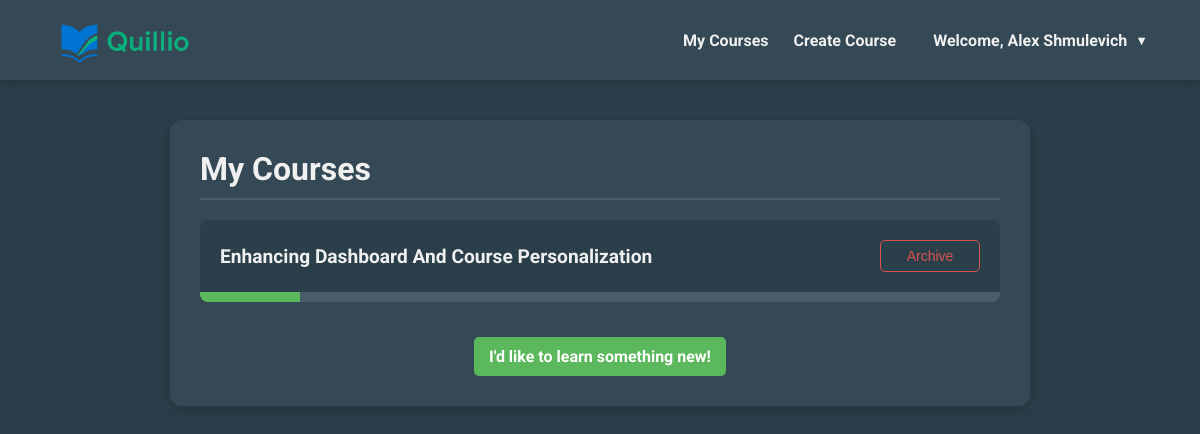
The page /course_dashboard (signed in) on the database as committed earlier.
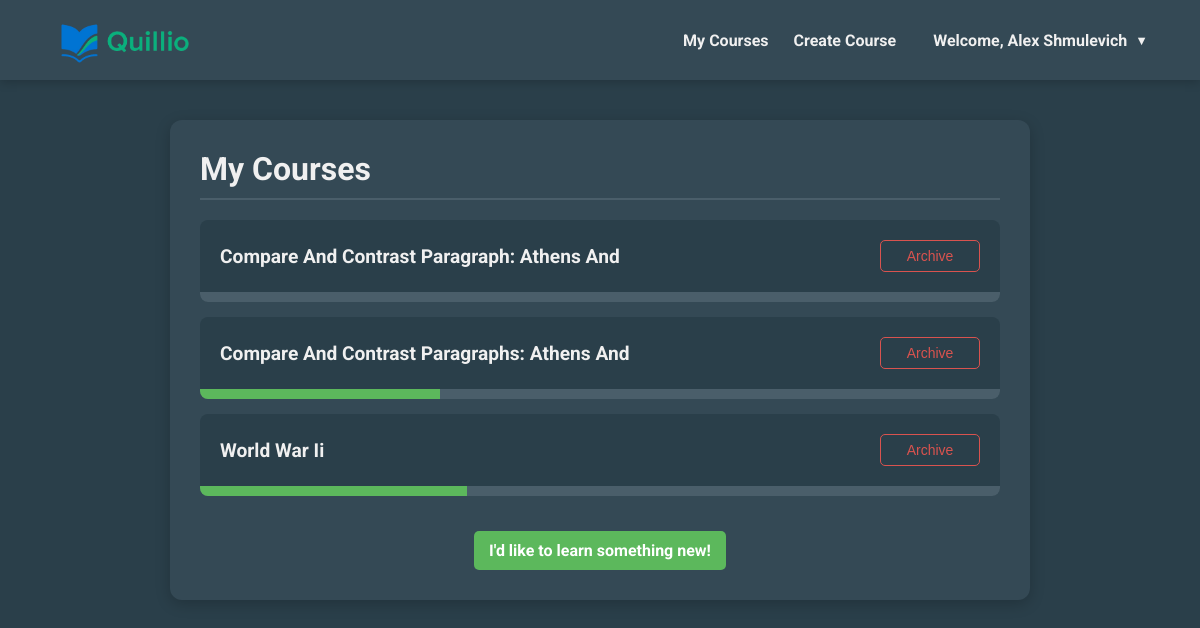
The same page on the database as committed later.
### app/models.py (models this page shows, shortened)
class User(UserMixin, db.Model):
    __tablename__ = 'users'
    id = db.Column(GUID(), primary_key=True, default=uuid.uuid4)
    email = db.Column(db.String(120), unique=True, nullable=False)
    password_hash = db.Column(db.String(256), nullable=False)
    full_name = db.Column(db.String(120), nullable=True)
    preferred_lesson_length = db.Column(db.Integer, nullable=False, default=15)
    language = db.Column(db.String(10), nullable=False, default='english')
    age = db.Column(db.Integer, nullable=True)
    bio = db.Column(db.Text, nullable=True)
    tokens_used = db.Column(db.Integer, nullable=False, default=0)
    is_verified = db.Column(db.Boolean, nullable=False, default=False)
    verification_token = db.Column(db.String(100), nullable=True)
    token_expires_at = db.Column(db.DateTime, nullable=True)
    reset_token = db.Column(db.String(100), unique=True, nullable=True)
    reset_token_expires = db.Column(db.DateTime, nullable=True)
    is_quillio_admin = db.Column(db.Boolean, nullable=False, default=False)
    @property
    def is_admin(self):
        return self.is_quillio_admin

class Course(db.Model):
    __tablename__ = 'courses'
    id = db.Column(GUID(), primary_key=True, default=uuid.uuid4)
    user_id = db.Column(GUID(), db.ForeignKey('users.id'), nullable=False)
    course_title = db.Column(db.String(200), nullable=False)
    course_data = db.Column(get_json_type(), nullable=False)
    status = db.Column(db.String(50), nullable=False, default='active')
    completed_lessons = db.Column(db.Integer, nullable=False, default=0)
    user = db.relationship('User', backref=db.backref('courses', lazy=True, cascade='all, delete-orphan'))

### app/routes/course_routes.py (the view)
@course_bp.route('/course_dashboard')
@login_required
def course_dashboard():
    active_courses = Course.query.filter_by(user_id=current_user.id, status='active').order_by(Course.id.desc()).all()
    return render_template('course_dashboard.html', courses=active_courses)

### app/configuration.py (called while the page is built)
@app.context_processor
def inject_csrf_token():
    return dict(csrf_token=generate_csrf())

@app.context_processor
def inject_utility_functions():
    return dict(math=math, shorten_title=shorten_title)

### app/db_utils.py (called while the page is built)
    def process_result_value(self, value, dialect):
        if value is not None:
            value = json.loads(value)
        return value

### app/models.py (called while the page is built)
@login_manager.user_loader
def load_user(user_id):
    return User.query.get(user_id)

    def process_bind_param(self, value, dialect):
        if value is None:
            return None
        if isinstance(value, str):
            try:
                if len(value) == 32 and all(c in '0123456789abcdef' for c in value.lower()):
                    value = uuid.UUID(hex=value)
                else:
                    value = uuid.UUID(value)
            except (ValueError, AttributeError):
                return value
        if isinstance(value, uuid.UUID):
            if dialect.name == 'postgresql':
                return str(value)
            return "%.32x" % value.int
        return value

    def process_result_value(self, value, dialect):
        if value is None:
            return value
        if isinstance(value, uuid.UUID):
            return value
        if isinstance(value, str) and len(value) == 32 and all(c in '0123456789abcdef' for c in value.lower()):
            return uuid.UUID(hex=value)
        try:
            return uuid.UUID(str(value))
        except (ValueError, AttributeError, TypeError):
            return value

### templates/course_dashboard.html (shortened to what this page needs)
{% extends "base.html" %}
{% block content %}
{% set lang = current_user.language %}
<div class="container">
    <div class="header">
        <h1>{% if lang == 'russian' %}Мои курсы{% else %}My Courses{% endif %}</h1>
    </div>
    {% if courses %}
        <ul class="course-list">
            {% for course in courses %}
                {% set total_lessons = course.course_data.units | map(attribute='lessons') | sum(start=[]) | length %}
                {% set progress_percent = (course.completed_lessons / total_lessons * 100) if total_lessons > 0 else 0 %}
                <li class="course-item">
                    <div class="course-info">
                        <a href="{{ url_for('course.show_course', course_id=course.id) }}" id="course-title-{{ course.id }}" class="course-title">{{ course.course_title | shorten_title }}</a>
                        <div class="course-actions">
                            <form class="archive-form" action="{{ url_for('course.archive_course', course_id=course.id) }}" method="POST" onsubmit="return confirm('{% if lang == 'russian' %}Вы уверены, что хотите архивировать этот курс?{% else %}Are you sure you want to archive this course?{% endif %}');">
                                <button type="submit">{% if lang == 'russian' %}Архивировать{% else %}Archive{% endif %}</button>
                            </form>
                        </div>
                    </div>
                    <div class="progress-bar-container">
                        <div class="progress-bar {{ 'completed' if progress_percent >= 100 }}" style="width: {{ progress_percent }}%;"></div>
                    </div>
                </li>
            {% endfor %}
        </ul>
    {% else %}
        <div class="no-courses">
            <p>{% if lang == 'russian' %}У вас нет активных курсов.{% else %}You don't have any active courses.{% endif %}</p>
        </div>
    {% endif %}
    <div class="new-course-wrapper">
        <a href="{{ url_for('course.home') }}" class="new-course-btn">{% if lang == 'russian' %}Я хочу научиться чему-то новому!{% else %}I'd like to learn something new!{% endif %}</a>
    </div>
 </div>
 {% endblock %}

### templates/base.html (shortened to what this page needs)
<!DOCTYPE html>
<html lang="en">
<head>
</head>
<body>
    {% if current_user.is_authenticated %}
    <nav class="top-nav">
        <div class="logo">
            <a href="{{ url_for('course.course_dashboard') }}">
            <img src="{{ url_for('static', filename='logo.png') }}" alt="Quillio Logo" style="height:50px; vertical-align:middle;">
            </a>
        </div>
        <div class="nav-links">
            <a href="{{ url_for('course.course_dashboard') }}">{% if current_user.language == 'russian' %}Мои курсы{% else %}My Courses{% endif %}</a>
            <a href="{{ url_for('course.home') }}">{% if current_user.language == 'russian' %}Создать курс{% else %}Create Course{% endif %}</a>
            <div class="user-dropdown" id="userDropdown">
                <div class="user-dropdown-toggle" onclick="toggleUserDropdown()">
                    {% if current_user.language == 'russian' %}Добро пожаловать, {{ current_user.full_name or current_user.email.split('@')[0] }}{% else %}Welcome, {{ current_user.full_name or current_user.email.split('@')[0] }}{% endif %}
                </div>
            </div>
        </div>
    </nav>
    {% endif %}
    <main class="page-content">
        {% block content %}{% endblock %}
    </main>
</body>
</html>

### templates/base.html (style rules this page uses)
html, body { height: 100%; overflow-x: hidden; margin: 0; padding: 0; }
body { font-family: 'Roboto', sans-serif; background: #2A3F4A; color: #F0F0F0; overflow-y: auto; min-height: 100vh; display: flex; flex-direction: column; }
.top-nav { background: #344955; padding: 15px 40px; display: flex; justify-content: space-between; align-items: center; box-shadow: 0 2px 10px rgba(0,0,0,0.2); }
.top-nav .logo a { color: #F0F0F0; font-weight: 700; font-size: 1.5em; text-decoration: none; }
.top-nav .nav-links { display: flex; align-items: center; gap: 25px; }
.top-nav .nav-links a { color: #F0F0F0; text-decoration: none; font-weight: bold; transition: color 0.3s; }
.user-dropdown { position: relative; display: inline-block; }
.user-dropdown-toggle { color: #F0F0F0; text-decoration: none; font-weight: bold; cursor: pointer; padding: 8px 12px; border-radius: 6px; transition: background-color 0.3s, color 0.3s; display: flex; align-items: center; gap: 8px; }
.user-dropdown-toggle::after { content: '▼'; font-size: 0.8em; transition: transform 0.3s; }
.page-content { padding: 40px 20px; }

### templates/course_dashboard.html (style rules this page uses)
.container { max-width: 800px; margin: auto; background: #344955; padding: 30px; border-radius: 12px; box-shadow: 0 4px 15px rgba(0,0,0,0.2); }
.header { display: flex; justify-content: space-between; align-items: center; border-bottom: 2px solid #4a5e6a; padding-bottom: 10px; margin-bottom: 20px; }
.header h1 { margin: 0; color: #F0F0F0; border: none; padding: 0; }
.new-course-btn { background: #5cb85c; color: white; padding: 10px 15px; border-radius: 5px; text-decoration: none; font-weight: bold; display: inline-block; margin: 20px auto 0; }
.course-list { list-style-type: none; padding-left: 0; }
.course-item { background: #2A3F4A; margin-bottom: 15px; border-radius: 8px; overflow: hidden; }
.course-info { padding: 20px; display: flex; justify-content: space-between; align-items: center; }
.course-info a { text-decoration: none; color: #F0F0F0; font-weight: bold; font-size: 1.2em; }
.course-actions { display: flex; gap: 10px; margin-left: auto; }
.archive-form button { background: transparent; border: 1px solid #d9534f; color: #d9534f; padding: 5px 10px; border-radius: 5px; cursor: pointer; line-height: 1; transition: all 0.2s; }
.progress-bar-container { background-color: #4a5e6a; height: 10px; }
.progress-bar { background-color: #5cb85c; height: 100%; width: 0%; transition: width 0.5s ease-in-out; }
.new-course-wrapper { text-align: center; }
.course-actions .certificate-btn, .course-actions .archive-form button { height: 32px; line-height: 20px; padding: 5px 10px; border-radius: 5px; font-size: 14px; box-sizing: border-box; display: inline-flex; align-items: center; font-weight: normal; min-width: 100px; justify-content: center; }
.course-list { list-style: none; padding: 0; max-width: 800px; margin: 0 auto; }

Rows that differ between the two databases and show on the page:
no longer on this page (row edited): Course: course_title|shorten_title "Enhancing Dashboard And Course Personalization", {{ progress_percent }} 12.5 (drawn)
added Course: course_title|shorten_title "Compare And Contrast Paragraph: Athens And"
added Course: course_title|shorten_title "Compare And Contrast Paragraphs: Athens And", {{ progress_percent }} 30.0 (drawn)
added Course: course_title|shorten_title "World War Ii", {{ progress_percent }} 33.33333333333333 (drawn)
